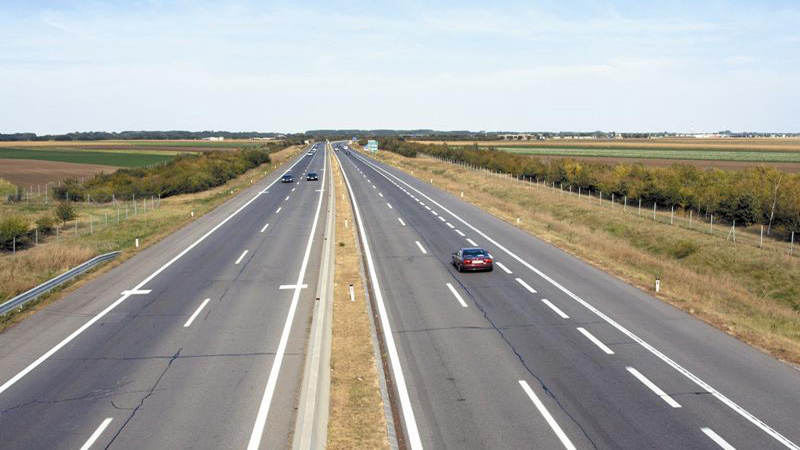
%> input picture 8. Hough Transform/4-lane-road.jpg, 800 x 450 px
$ octave task8line.m   (GNU Octave 9; MATLAB toolbox functions it lacks are replaced by stand-ins)
%> lines starting %> are read from the running program, lines starting %| are printed output that depends on the picture; in (x1, y1, x2, y2) boxes, pixels count from 0 and x2, y2 are one past the last pixel; in counts of white or black regions, pixels touching at a corner belong together; the program's own positions count from 1
%% Read image
clear; clc;
I = imread('4-lane-road.jpg');
%> I is the input picture: size 450x800x3 uint8; mean R, G, B 164.5, 163.1, 156.9
I = rgb2gray(I);
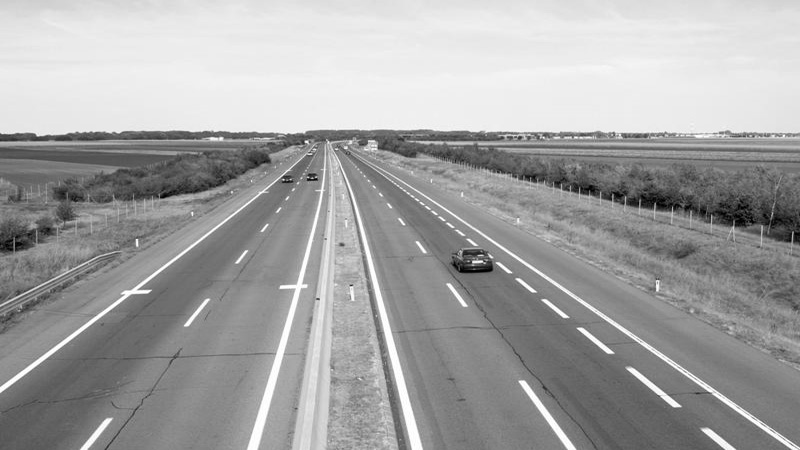
%> I: size 450x800 uint8; min 0, max 255, mean 162.8
I = imgaussfilt(I,2);
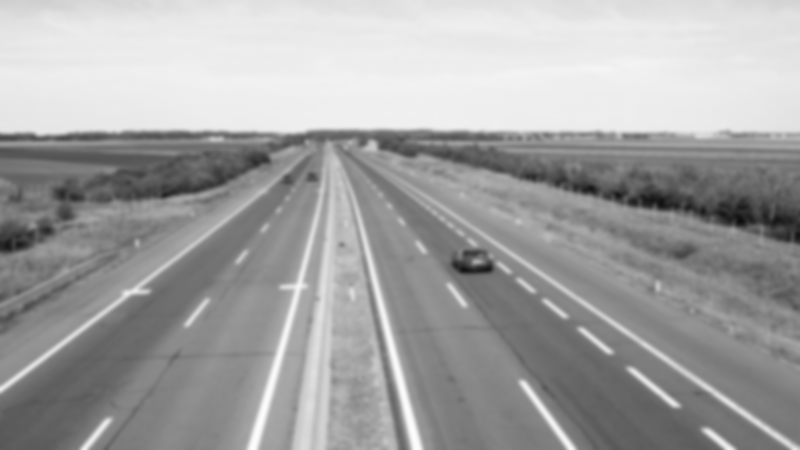
%> I: size 450x800 uint8; min 12, max 253, mean 162.8
%% Find the edges in the image using the |edge| function.
BW = edge(I,'prewitt');
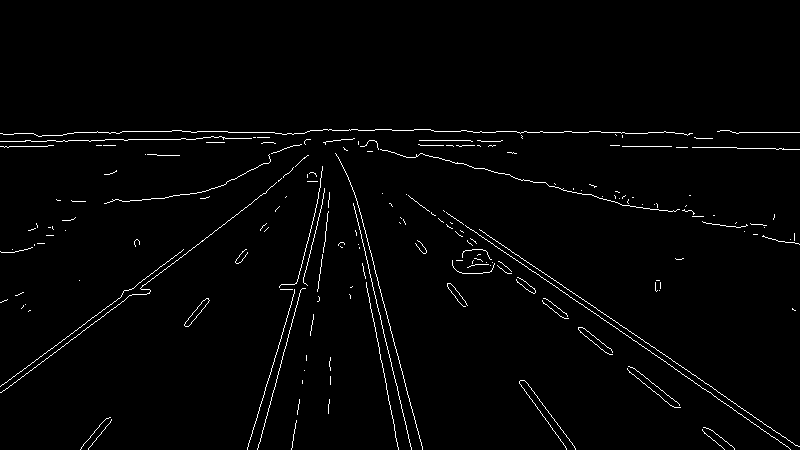
%> BW: size 450x800 logical; 1.8% white in thin lines or dots, all inside (x1, y1, x2, y2) = (0, 129, 800, 450)
imshow(BW);
%% Compute the Hough transform of the binary image returned by |edge|.
[H,theta,rho] = hough(BW);
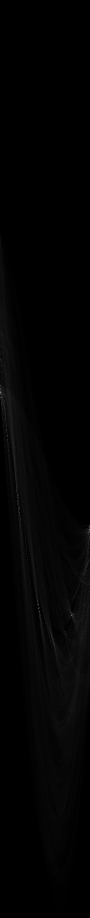
%> H: size 1835x180 double (shown at 1/2 size); min 0, max 287, mean 3.5; drawn with min black and max white
%> theta = 180 values from -90 to 89; rho = 1835 values from -917 to 917
% H is the accumulator array
% theta contains the possible values of theta
% rho contains the possible values of rho
%% Find the peaks in the Hough transform matrix, |H|, using the |houghpeaks| function.
P = houghpeaks(H,1);
%> P = [786 1]
% houghpeaks(H,numpeaks)
% P contains row and column coordinates of peaks found.
% Which lines peak will be taken if only one peak is taken.
%% Find lines in the image using the |houghlines| function.
lines = houghlines(BW,theta,rho,P,'fillgap',10,'minlength',0.1);
%> lines = 9 lines; longest, point1 to point2 (x, y): (518, 133) to (589, 133), (733, 133) to (800, 133), (75, 133) to (122, 133), (229, 133) to (275, 133), (649, 133) to (675, 133), (602, 133) to (625, 133)
% Length of lines is the number of merged line segment found.
% point1 is an end-point of the line
% point1 is an end-point of the line
% theta s theta
% row is row
%% Create a plot that displays the original image with the lines superimposed on it.
figure, imshow(I), hold on
max_len = 0;
for k = 1:length(lines)
   xy = [lines(k).point1; lines(k).point2];
   plot(xy(:,1),xy(:,2),'LineWidth',2,'Color','green');
   % Plot beginnings and ends of lines
   plot(xy(1,1),xy(1,2),'x','LineWidth',2,'Color','yellow');
   plot(xy(2,1),xy(2,2),'x','LineWidth',2,'Color','red');
   % Determine the endpoints of the longest line segment
   len = norm(lines(k).point1 - lines(k).point2);
   if ( len > max_len)
      max_len = len;
      xy_long = xy;
   end
end
%> this loop made 9 passes
%> (len, max_len, xy_long) on passes 1, 6: (47, 47, [75 133; 122 133]), (71, 71, [518 133; 589 133])
%> (xy, len) on passes 2, 3, 4, 5, 7, 8: ([192 133; 197 133], 5), ([229 133; 275 133], 46), ([306 133; 307 133], 1), ([474 133; 496 133], 22), ([602 133; 625 133], 23), ([649 133; 675 133], 26)
% highlight the longest line segment
plot(xy_long(:,1),xy_long(:,2),'LineWidth',2,'Color','red');
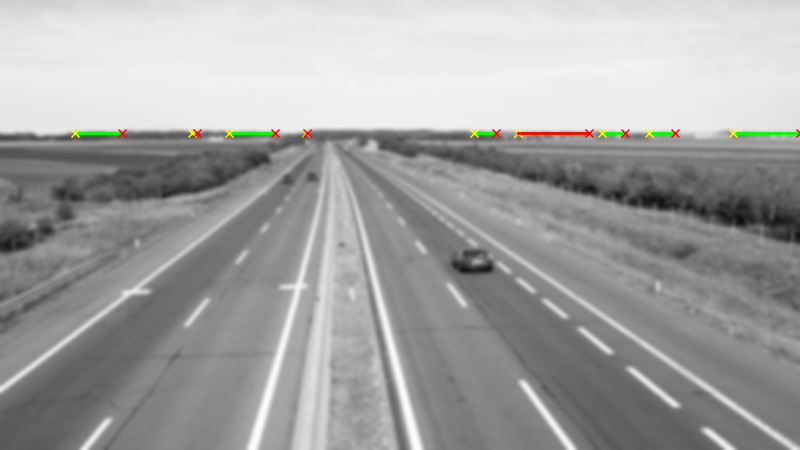
%> figure redrawn from the program's plot data

$ run again, with 8. Hough Transform/coins.jpg copied over 8. Hough Transform/4-lane-road.jpg
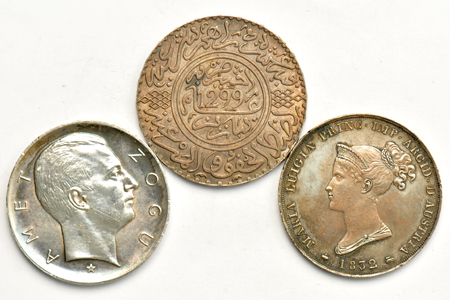
%> input picture 8. Hough Transform/coins.jpg, 450 x 300 px
%> I is the input picture: size 300x450x3 uint8; mean R, G, B 209.9, 200, 182.6
%> `BW = edge(I,'prewitt');`:
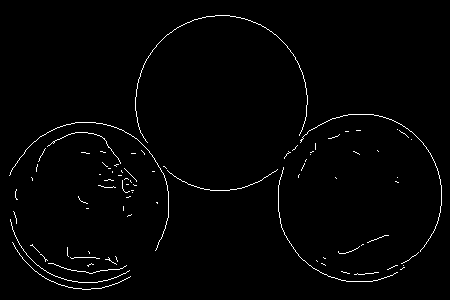
%> BW: size 300x450 logical; 1.5% white in thin lines or dots, all inside (x1, y1, x2, y2) = (9, 15, 442, 290)
%> theta = 180 values from -90 to 89; rho = 1081 values from -540 to 540
%> P = [260 1]
%> lines = 5 lines; point1 to point2 (x, y): (347, 282) to (373, 282), (73, 282) to (78, 282), (99, 282) to (103, 282), (52, 282) to (54, 282), (121, 282) to (122, 282)
%> the loop `for k = 1:length(lines)` made 5 passes
%> (len, max_len, xy_long) on passes 1, 2, 5: (2, 2, [52 282; 54 282]), (5, 5, [73 282; 78 282]), (26, 26, [347 282; 373 282])
%> `plot(xy_long(:,1),xy_long(:,2),'LineWidth',2,'Color','red');`:
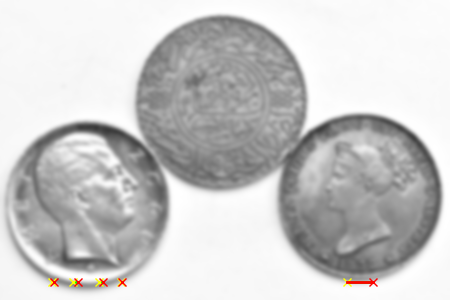
%> figure redrawn from the program's plot data
